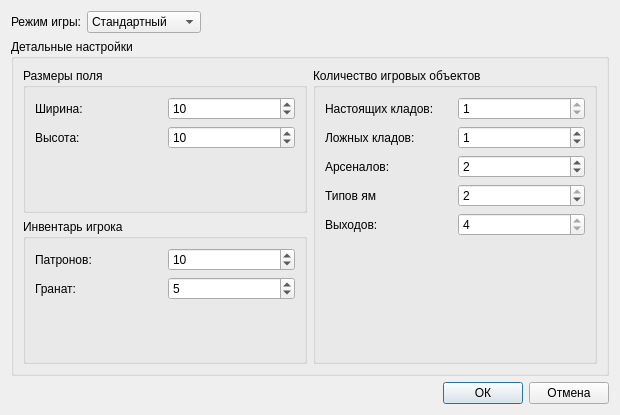
<?xml version="1.0" encoding="UTF-8"?>
<ui version="4.0">
 <class>SettingsWindow</class>
 <widget class="QDialog" name="SettingsWindow">
  <property name="geometry">
   <rect>
    <x>0</x>
    <y>0</y>
    <width>620</width>
    <height>415</height>
   </rect>
  </property>
  <property name="windowTitle">
   <string>Параметры</string>
  </property>
  <layout class="QGridLayout" name="gridLayout">
   <item row="0" column="0">
    <layout class="QHBoxLayout" name="hLayoutGameMode">
     <item>
      <widget class="QLabel" name="lblGameMode">
       <property name="text">
        <string>Режим игры:</string>
       </property>
      </widget>
     </item>
     <item>
      <widget class="QComboBox" name="cmbGameMode">
       <property name="currentIndex">
        <number>1</number>
       </property>
       <item>
        <property name="text">
         <string>Сложный</string>
        </property>
       </item>
       <item>
        <property name="text">
         <string>Стандартный</string>
        </property>
       </item>
       <item>
        <property name="text">
         <string>Простой</string>
        </property>
       </item>
       <item>
        <property name="text">
         <string>Произвольный</string>
        </property>
       </item>
      </widget>
     </item>
     <item>
      <spacer name="hSpacerGameMode">
       <property name="orientation">
        <enum>Qt::Horizontal</enum>
       </property>
       <property name="sizeHint" stdset="0">
        <size>
         <width>40</width>
         <height>20</height>
        </size>
       </property>
      </spacer>
     </item>
    </layout>
   </item>
   <item row="1" column="0">
    <layout class="QHBoxLayout" name="hLayoutDatail">
     <item>
      <widget class="QGroupBox" name="gbDatail">
       <property name="title">
        <string>Детальные настройки</string>
       </property>
       <layout class="QHBoxLayout" name="horizontalLayout_24">
        <item>
         <layout class="QHBoxLayout" name="hLayoutDatailSettings">
          <item>
           <layout class="QVBoxLayout" name="vLayoutLeft">
            <item>
             <widget class="QGroupBox" name="gbFieldSize">
              <property name="title">
               <string>Размеры поля</string>
              </property>
              <layout class="QHBoxLayout" name="horizontalLayout_21">
               <item>
                <layout class="QVBoxLayout" name="vLayoutSize">
                 <item>
                  <layout class="QHBoxLayout" name="hLayoutWidth">
                   <item>
                    <widget class="QLabel" name="lblWidth">
                     <property name="text">
                      <string>Ширина:</string>
                     </property>
                    </widget>
                   </item>
                   <item>
                    <widget class="QSpinBox" name="sbWidth">
                     <property name="minimum">
                      <number>5</number>
                     </property>
                     <property name="maximum">
                      <number>15</number>
                     </property>
                     <property name="value">
                      <number>10</number>
                     </property>
                    </widget>
                   </item>
                  </layout>
                 </item>
                 <item>
                  <layout class="QHBoxLayout" name="hLayoutHeight">
                   <item>
                    <widget class="QLabel" name="lblHeight">
                     <property name="text">
                      <string>Высота:</string>
                     </property>
                    </widget>
                   </item>
                   <item>
                    <widget class="QSpinBox" name="sbHeight">
                     <property name="minimum">
                      <number>5</number>
                     </property>
                     <property name="maximum">
                      <number>15</number>
                     </property>
                     <property name="value">
                      <number>10</number>
                     </property>
                    </widget>
                   </item>
                  </layout>
                 </item>
                 <item>
                  <spacer name="vSpacerSize">
                   <property name="orientation">
                    <enum>Qt::Vertical</enum>
                   </property>
                   <property name="sizeHint" stdset="0">
                    <size>
                     <width>20</width>
                     <height>40</height>
                    </size>
                   </property>
                  </spacer>
                 </item>
                </layout>
               </item>
              </layout>
             </widget>
            </item>
            <item>
             <widget class="QGroupBox" name="gbPlayerInventory">
              <property name="title">
               <string>Инвентарь игрока</string>
              </property>
              <layout class="QHBoxLayout" name="horizontalLayout_22">
               <item>
                <layout class="QVBoxLayout" name="vLayoutInventory">
                 <item>
                  <layout class="QHBoxLayout" name="hLayoutAmmunition">
                   <item>
                    <widget class="QLabel" name="lblAmmunition">
                     <property name="text">
                      <string>Патронов:</string>
                     </property>
                    </widget>
                   </item>
                   <item>
                    <widget class="QSpinBox" name="sbAmmunition">
                     <property name="maximum">
                      <number>15</number>
                     </property>
                     <property name="value">
                      <number>10</number>
                     </property>
                    </widget>
                   </item>
                  </layout>
                 </item>
                 <item>
                  <layout class="QHBoxLayout" name="hLayoutGrenade">
                   <item>
                    <widget class="QLabel" name="lblGrenade">
                     <property name="text">
                      <string>Гранат:</string>
                     </property>
                    </widget>
                   </item>
                   <item>
                    <widget class="QSpinBox" name="sbGrenade">
                     <property name="maximum">
                      <number>10</number>
                     </property>
                     <property name="value">
                      <number>5</number>
                     </property>
                    </widget>
                   </item>
                  </layout>
                 </item>
                 <item>
                  <spacer name="vSpacerInventory">
                   <property name="orientation">
                    <enum>Qt::Vertical</enum>
                   </property>
                   <property name="sizeHint" stdset="0">
                    <size>
                     <width>20</width>
                     <height>40</height>
                    </size>
                   </property>
                  </spacer>
                 </item>
                </layout>
               </item>
              </layout>
             </widget>
            </item>
           </layout>
          </item>
          <item>
           <widget class="QGroupBox" name="gbRight">
            <property name="title">
             <string>Количество игровых объектов</string>
            </property>
            <layout class="QHBoxLayout" name="horizontalLayout_23">
             <item>
              <layout class="QVBoxLayout" name="vLayoutObjects">
               <item>
                <layout class="QHBoxLayout" name="hLayoutRealTreasure">
                 <item>
                  <widget class="QLabel" name="lblRealTreasure">
                   <property name="text">
                    <string>Настоящих кладов:</string>
                   </property>
                  </widget>
                 </item>
                 <item>
                  <widget class="QSpinBox" name="sbRealTreasure">
                   <property name="minimum">
                    <number>1</number>
                   </property>
                   <property name="maximum">
                    <number>1</number>
                   </property>
                  </widget>
                 </item>
                </layout>
               </item>
               <item>
                <layout class="QHBoxLayout" name="hLayoutFakeTreasure">
                 <item>
                  <widget class="QLabel" name="lblFakeTreasure">
                   <property name="text">
                    <string>Ложных кладов:</string>
                   </property>
                  </widget>
                 </item>
                 <item>
                  <widget class="QSpinBox" name="sbFakeTreasure">
                   <property name="maximum">
                    <number>2</number>
                   </property>
                   <property name="value">
                    <number>1</number>
                   </property>
                  </widget>
                 </item>
                </layout>
               </item>
               <item>
                <layout class="QHBoxLayout" name="hLayoutArsenal">
                 <item>
                  <widget class="QLabel" name="lblArsenal">
                   <property name="text">
                    <string>Арсеналов:</string>
                   </property>
                  </widget>
                 </item>
                 <item>
                  <widget class="QSpinBox" name="sbArsenal">
                   <property name="maximum">
                    <number>3</number>
                   </property>
                   <property name="value">
                    <number>2</number>
                   </property>
                  </widget>
                 </item>
                </layout>
               </item>
               <item>
                <layout class="QHBoxLayout" name="hLayoutHole">
                 <item>
                  <widget class="QLabel" name="lblHole">
                   <property name="text">
                    <string>Типов ям</string>
                   </property>
                  </widget>
                 </item>
                 <item>
                  <widget class="QSpinBox" name="sbHole">
                   <property name="minimum">
                    <number>1</number>
                   </property>
                   <property name="maximum">
                    <number>2</number>
                   </property>
                   <property name="value">
                    <number>2</number>
                   </property>
                  </widget>
                 </item>
                </layout>
               </item>
               <item>
                <layout class="QHBoxLayout" name="hLayoutExit">
                 <item>
                  <widget class="QLabel" name="lblExit">
                   <property name="text">
                    <string>Выходов:</string>
                   </property>
                  </widget>
                 </item>
                 <item>
                  <widget class="QSpinBox" name="sbExit">
                   <property name="minimum">
                    <number>4</number>
                   </property>
                   <property name="maximum">
                    <number>4</number>
                   </property>
                  </widget>
                 </item>
                </layout>
               </item>
               <item>
                <spacer name="vSpacerObjects">
                 <property name="orientation">
                  <enum>Qt::Vertical</enum>
                 </property>
                 <property name="sizeHint" stdset="0">
                  <size>
                   <width>20</width>
                   <height>40</height>
                  </size>
                 </property>
                </spacer>
               </item>
              </layout>
             </item>
            </layout>
           </widget>
          </item>
         </layout>
        </item>
       </layout>
      </widget>
     </item>
    </layout>
   </item>
   <item row="2" column="0">
    <layout class="QHBoxLayout" name="hLayoutButtons">
     <item>
      <spacer name="hSpacerButtons">
       <property name="orientation">
        <enum>Qt::Horizontal</enum>
       </property>
       <property name="sizeHint" stdset="0">
        <size>
         <width>40</width>
         <height>20</height>
        </size>
       </property>
      </spacer>
     </item>
     <item>
      <widget class="QPushButton" name="bAccept">
       <property name="text">
        <string>ОК</string>
       </property>
      </widget>
     </item>
     <item>
      <widget class="QPushButton" name="bCancel">
       <property name="text">
        <string>Отмена</string>
       </property>
      </widget>
     </item>
    </layout>
   </item>
  </layout>
 </widget>
 <resources/>
 <connections/>
</ui>
